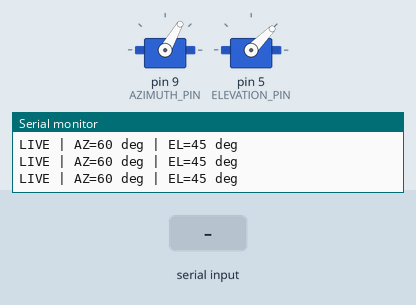
Recording of a sketch running on a simulated Arduino Uno, built with avr-gcc and run on an emulated ATmega328P. Parts: 2 × servo, the last lines printed to the serial monitor. Inputs (shaded band) come from the test bench.

Above: at 2.1 s.
2.2 s: "a90\n" received over Serial
At 3.3 s:
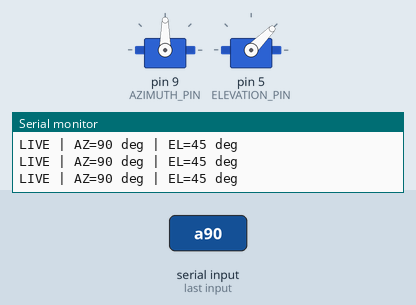
4.1 s: "e90\n" received over Serial
At 5.9 s:
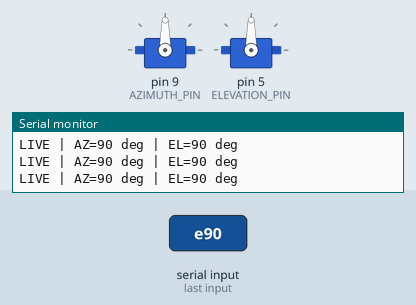
6.2 s: "home\n" received over Serial
At 6.66 s:
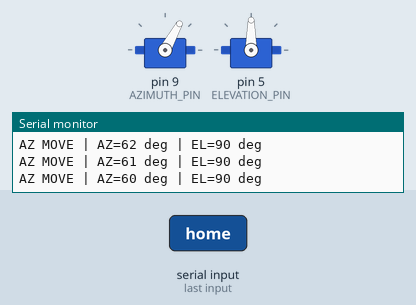
8.6 s: "a 45\n" received over Serial
At 9.2 s:
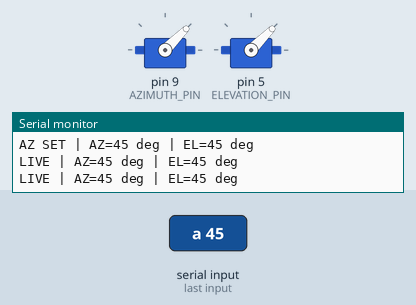
10.3 s: "a\n" received over Serial
At 12.0 s:
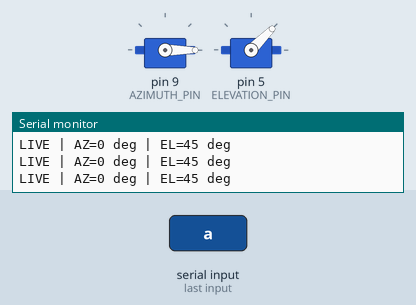
12.4 s: "e\n" received over Serial
At 14.2 s:
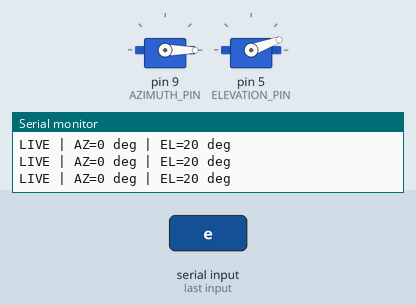
Timing chart, 0 to 15.2 s (numbered marks = the images above; inputs shaded):
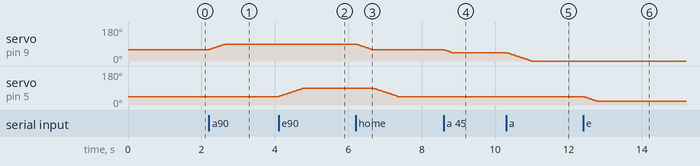

The sketch:

12_elevation_servo_manual_range_test.ino
```cpp
/*
  12_elevation_servo_manual_range_test
  Manual exact-angle calibration for both azimuth and elevation servos.
*/

#include <Servo.h>
#include <ctype.h>
#include <stdlib.h>
#include <string.h>

#define AZIMUTH_PIN 9
#define ELEVATION_PIN 5

#define ZERO_AZIMUTH_ANGLE 60
#define ZERO_ELEVATION_ANGLE 45

#define AZIMUTH_MIN_ANGLE 0
#define AZIMUTH_MAX_ANGLE 170
#define ELEVATION_MIN_ANGLE 20
#define ELEVATION_MAX_ANGLE 90

#define AZIMUTH_STEP_DELAY_MS 15
#define ELEVATION_STEP_DELAY_MS 15
#define STATUS_REPORT_INTERVAL_MS 250

Servo azimuthServo;
Servo elevationServo;

int currentAzimuth = ZERO_AZIMUTH_ANGLE;
int currentElevation = ZERO_ELEVATION_ANGLE;
unsigned long lastStatusMs = 0;

char commandBuffer[32];
byte commandLength = 0;

void reportStatus(const __FlashStringHelper* label) {
  Serial.print(label);
  Serial.print(F(" | AZ="));
  Serial.print(currentAzimuth);
  Serial.print(F(" deg | EL="));
  Serial.print(currentElevation);
  Serial.println(F(" deg"));
}

void printIntro() {
  Serial.println(F("START: 12_elevation_servo_manual_range_test"));
  Serial.println(F("PART: Manual exact-angle control for azimuth + elevation servos"));
  Serial.println(F("PINS: AZIMUTH=D9, ELEVATION=D5"));
  Serial.println(F("POWER: use external 5V/6V supply with shared GND"));
  Serial.println(F("GOAL: type the exact angle and verify the real mechanical position"));
  Serial.println(F("RANGE: AZ=0..170 deg, EL=20..90 deg"));
  Serial.println();
}

void printHelp() {
  Serial.println(F("COMMANDS:"));
  Serial.println(F("  a90      -> move azimuth to 90 degrees"));
  Serial.println(F("  e45      -> move elevation to 45 degrees"));
  Serial.println(F("  home     -> return both servos to zero/home"));
  Serial.println(F("  s        -> show current angles"));
  Serial.println(F("  ?        -> show help"));
  Serial.println();
}

void moveAzimuthSmooth(int targetAngle) {
  targetAngle = constrain(targetAngle, AZIMUTH_MIN_ANGLE, AZIMUTH_MAX_ANGLE);
  if (targetAngle == currentAzimuth) {
    reportStatus(F("AZ HOLD"));
    return;
  }

  int step = (targetAngle > currentAzimuth) ? 1 : -1;
  while (currentAzimuth != targetAngle) {
    currentAzimuth += step;
    azimuthServo.write(currentAzimuth);
    reportStatus(F("AZ MOVE"));
    delay(AZIMUTH_STEP_DELAY_MS);
  }
}

void moveElevationSmooth(int targetAngle) {
  targetAngle = constrain(targetAngle, ELEVATION_MIN_ANGLE, ELEVATION_MAX_ANGLE);
  if (targetAngle == currentElevation) {
    reportStatus(F("EL HOLD"));
    return;
  }

  int step = (targetAngle > currentElevation) ? 1 : -1;
  while (currentElevation != targetAngle) {
    currentElevation += step;
    elevationServo.write(currentElevation);
    reportStatus(F("EL MOVE"));
    delay(ELEVATION_STEP_DELAY_MS);
  }
}

void moveHome() {
  moveAzimuthSmooth(ZERO_AZIMUTH_ANGLE);
  moveElevationSmooth(ZERO_ELEVATION_ANGLE);
  reportStatus(F("HOME"));
}

bool isWhitespaceChar(char c) {
  return c == ' ' || c == '\t' || c == '\r' || c == '\n';
}

char* trimCommand(char* text) {
  while (*text && isWhitespaceChar(*text)) {
    text++;
  }

  int len = strlen(text);
  while (len > 0 && isWhitespaceChar(text[len - 1])) {
    text[len - 1] = '\0';
    len--;
  }

  return text;
}

void normalizeCommand(char* text) {
  for (int i = 0; text[i] != '\0'; i++) {
    text[i] = (char)tolower((unsigned char)text[i]);
  }
}

void handleCommand(char* rawCommand) {
  char* command = trimCommand(rawCommand);
  normalizeCommand(command);
  if (command[0] == '\0') return;

  if (strcmp(command, "?") == 0) {
    printHelp();
    return;
  }

  if (strcmp(command, "s") == 0 || strcmp(command, "status") == 0) {
    reportStatus(F("STATUS"));
    return;
  }

  if (strcmp(command, "home") == 0 || strcmp(command, "h") == 0) {
    moveHome();
    return;
  }

  if (command[0] == 'a') {
    moveAzimuthSmooth(atoi(command + 1));
    reportStatus(F("AZ SET"));
    return;
  }

  if (command[0] == 'e') {
    moveElevationSmooth(atoi(command + 1));
    reportStatus(F("EL SET"));
    return;
  }

  Serial.println(F("UNKNOWN COMMAND"));
  printHelp();
}

void readSerialCommands() {
  while (Serial.available() > 0) {
    char c = (char)Serial.read();
    if (c == '\r') continue;

    if (c == '\n') {
      commandBuffer[commandLength] = '\0';
      handleCommand(commandBuffer);
      commandLength = 0;
      commandBuffer[0] = '\0';
      continue;
    }

    if (commandLength < sizeof(commandBuffer) - 1) {
      commandBuffer[commandLength++] = c;
    }
  }
}

void setup() {
  Serial.begin(115200);

  azimuthServo.attach(AZIMUTH_PIN);
  elevationServo.attach(ELEVATION_PIN);
  azimuthServo.write(ZERO_AZIMUTH_ANGLE);
  elevationServo.write(ZERO_ELEVATION_ANGLE);
  currentAzimuth = ZERO_AZIMUTH_ANGLE;
  currentElevation = ZERO_ELEVATION_ANGLE;

  delay(900);
  printIntro();
  printHelp();
  reportStatus(F("HOME"));
}

void loop() {
  readSerialCommands();

  unsigned long nowMs = millis();
  if (nowMs - lastStatusMs >= STATUS_REPORT_INTERVAL_MS) {
    lastStatusMs = nowMs;
    reportStatus(F("LIVE"));
  }
}
```

Measured:
- after the input at 2.2 s, servo on pin 9 (AZIMUTH_PIN): moves from 60° to 90° over 0.45 s, starting at once
- after the input at 4.1 s, servo on pin 5 (ELEVATION_PIN): moves from 45° to 90° over 0.68 s, starting at once
- after the input at 6.2 s, servo on pin 9 (AZIMUTH_PIN): moves from 90° to 60° over 0.47 s, starting at once; servo on pin 5 (ELEVATION_PIN): moves from 90° to 45° over 0.68 s, starting after 0.47 s
- after the input at 8.6 s, servo on pin 9 (AZIMUTH_PIN): 60° → 45° at once
- after the input at 10.3 s, servo on pin 9 (AZIMUTH_PIN): moves from 45° to 0° over 0.68 s, starting at once
- after the input at 12.4 s, servo on pin 5 (ELEVATION_PIN): moves from 45° to 20° over 0.37 s, starting at once
